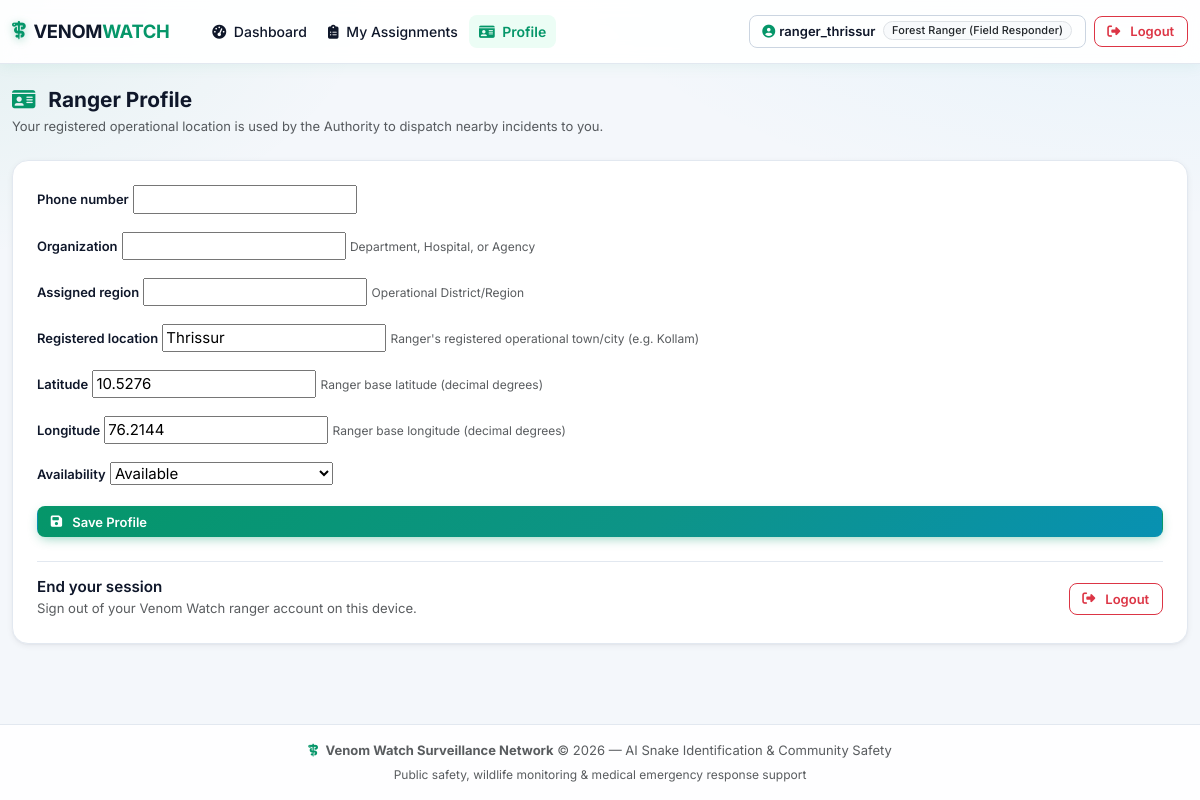
The app's page /ranger/profile/ (signed in) with its own data.
### accounts/models.py (models this page shows, shortened)
class UserProfile(models.Model):
    ROLE_CITIZEN = 'citizen'
    ROLE_RANGER = 'ranger'
    ROLE_AUTHORITY = 'authority'
    ROLE_ADMIN = 'admin'
    ROLE_CHOICES = [
        (ROLE_CITIZEN, 'Citizen / General Public'),
        (ROLE_RANGER, 'Forest Ranger (Field Responder)'),
        (ROLE_AUTHORITY, 'Authority Officer (Dispatch & Verification)'),
        (ROLE_ADMIN, 'Platform Administrator'),
    ]
    SELF_SERVICE_ROLES = [ROLE_CITIZEN]
    AVAILABILITY_AVAILABLE = 'AVAILABLE'
    AVAILABILITY_BUSY = 'BUSY'
    AVAILABILITY_OFFLINE = 'OFFLINE'
    AVAILABILITY_CHOICES = [
        (AVAILABILITY_AVAILABLE, 'Available'),
        (AVAILABILITY_BUSY, 'Busy (on active assignment)'),
        (AVAILABILITY_OFFLINE, 'Offline'),
    ]
    user = models.OneToOneField(User, on_delete=models.CASCADE, related_name='profile')
    role = models.CharField(max_length=20, choices=ROLE_CHOICES, default=ROLE_CITIZEN)
    full_name = models.CharField(max_length=150, blank=True, null=True,
                                 help_text="Full name as per official records")
    phone_number = models.CharField(max_length=20, blank=True, null=True)
    organization = models.CharField(max_length=100, blank=True, null=True, help_text="Department, Hospital, or Agency")
    assigned_region = models.CharField(max_length=100, blank=True, null=True, help_text="Operational District/Region")
    registered_location = models.CharField(max_length=150, blank=True, null=True,
                                           help_text="Ranger's registered operational town/city (e.g. Kollam)")
    latitude = models.FloatField(null=True, blank=True, help_text="Ranger base latitude (decimal degrees)")
    longitude = models.FloatField(null=True, blank=True, help_text="Ranger base longitude (decimal degrees)")
    availability = models.CharField(max_length=10, choices=AVAILABILITY_CHOICES,
                                    default=AVAILABILITY_AVAILABLE)
    @property
    def effective_role(self):
        if self.user.is_superuser:
            return self.ROLE_ADMIN
        return self.role
    @property
    def is_ranger(self):
        return self.effective_role == self.ROLE_RANGER
    @property
    def is_admin(self):
        return self.effective_role == self.ROLE_ADMIN
    @property
    def is_authority_officer(self):
        return self.effective_role == self.ROLE_AUTHORITY
    @property
    def is_authority(self):
        return self.is_admin or self.is_authority_officer

### ranger/views.py (the view)
# urls.py: path('profile/', views.ranger_profile_view, name='profile'),
@login_required
@ranger_required
@never_cache
def ranger_profile_view(request):
    profile = request.user.profile
    if request.method == 'POST':
        form = UserProfileForm(request.POST, instance=profile)
        if form.is_valid():
            form.save()
            messages.success(request, "Your ranger profile details have been updated.")
            return redirect('ranger:profile')
    else:
        form = UserProfileForm(instance=profile)
    return render(request, 'ranger/profile.html', {'form': form, 'profile': profile})

### accounts/forms.py (shortened to what this page needs)
class UserProfileForm(forms.ModelForm):
    phone_number = forms.CharField(max_length=20, required=False)
    class Meta:
        model = UserProfile
        fields = ['phone_number', 'organization', 'assigned_region',
                  'registered_location', 'latitude', 'longitude', 'availability']

### templates/ranger/profile.html (shortened to what this page needs)
{% extends 'base.html' %}
{% block content %}
<div class="container py-4" style="max-width: 640px;">
    <h2 class="fw-bold mb-1" style="font-size: 1.3rem; color: var(--text);">
        <i class="fa-solid fa-id-card me-2" style="color: var(--primary);"></i> Ranger Profile
    </h2>
    <p class="text-muted mb-4" style="font-size: 0.8125rem;">
        Your registered operational location is used by the Authority to dispatch nearby incidents to you.
    </p>
    <div class="card-clean p-4">
        <form method="post">
            {% for field in form %}
                <div class="mb-3">
                    <label class="form-label" for="{{ field.id_for_label }}">{{ field.label }}</label>
                    {{ field }}
                    {% if field.help_text %}<small class="form-text text-muted">{{ field.help_text }}</small>{% endif %}
                </div>
            {% endfor %}
            <button type="submit" class="btn btn-teal btn-sm w-100">
                <i class="fa-solid fa-floppy-disk me-1"></i> Save Profile
            </button>
        </form>
        <div class="mt-4 pt-3 border-top d-flex justify-content-between align-items-center flex-wrap gap-2">
            <div>
                <h6 class="fw-semibold mb-0" style="font-size: 0.95rem; color: var(--text);">End your session</h6>
                <small class="text-muted">Sign out of your Venom Watch ranger account on this device.</small>
            </div>
            <form method="post" action="{% url 'accounts:logout' %}">
                <button type="submit" class="btn btn-outline-danger btn-sm">
                    <i class="fa-solid fa-right-from-bracket me-1"></i> Logout
                </button>
            </form>
        </div>
    </div>
</div>
{% endblock %}

### templates/base.html (shortened to what this page needs)
{% load static %}
<!DOCTYPE html>
<html lang="en">
<head>
    <link href="https://cdn.jsdelivr.net/npm/bootstrap@5.3.2/dist/css/bootstrap.min.css" rel="stylesheet">
    <link rel="stylesheet" href="https://cdnjs.cloudflare.com/ajax/libs/font-awesome/6.4.2/css/all.min.css">
    <link rel="stylesheet" href="https://unpkg.com/leaflet@1.9.4/dist/leaflet.css" />
    <link rel="stylesheet" href="{% static 'css/style.css' %}">
</head>
<body>
    <nav class="navbar navbar-expand-lg navbar-venom sticky-top" id="mainNav">
        <div class="container">
            <a class="navbar-brand d-flex align-items-center gap-2"
               href="{% if user.is_authenticated and user.profile.is_ranger %}{% url 'ranger:dashboard' %}{% elif user.is_authenticated and user.profile.is_admin %}{% url 'dashboard:home' %}{% else %}{% url 'reports:list' %}{% endif %}">
                <i class="fa-solid fa-staff-snake" style="color: var(--primary); font-size: 1.15rem;"></i>
                <span style="font-weight: 700; letter-spacing: -0.3px;">VENOM<span style="color: var(--primary);">WATCH</span></span>
            </a>
            <div class="collapse navbar-collapse" id="venomNavbar">
                <ul class="navbar-nav me-auto mb-2 mb-lg-0 ms-lg-3">
                    {% if user.is_authenticated and user.profile.is_authority %}
                        <li class="nav-item">
                            <a class="nav-link {% if request.resolver_match.url_name == 'map' or request.resolver_match.url_name == 'surveillance' %}active{% endif %}"
                               href="{% url 'reports:map' %}">
                                <i class="fa-solid fa-map-location-dot me-1"></i> Map
                            </a>
                        </li>
                        <li class="nav-item">
                            <a class="nav-link {% if request.resolver_match.url_name == 'risk_zones' %}active{% endif %}"
                               href="{% url 'reports:risk_zones' %}">
                                <i class="fa-solid fa-shield-halved me-1"></i> Risk Zones
                            </a>
                        </li>
                        <li class="nav-item">
                            <a class="nav-link {% if request.resolver_match.app_name == 'ai' and request.resolver_match.url_name == 'wound_check' %}active{% endif %}"
                               href="{% url 'ai:wound_check' %}">
                                <i class="fa-solid fa-bandage me-1"></i> Wound Checker
                            </a>
                        </li>
                        <li class="nav-item">
                            <a class="nav-link fw-semibold text-danger {% if request.resolver_match.app_name == 'emergency' %}active{% endif %}"
                               href="{% url 'emergency:assistance' %}">
                                <i class="fa-solid fa-kit-medical me-1"></i> Emergency SOS
                            </a>
                        </li>
                        <li class="nav-item">
                            <a class="nav-link {% if request.resolver_match.url_name == 'profile' %}active{% endif %}"
                               href="{% url 'accounts:profile' %}">
                                <i class="fa-solid fa-id-card me-1"></i> Profile
                            </a>
                        </li>
                    {% elif user.is_authenticated and user.profile.is_ranger %}
                        <li class="nav-item">
                            <a class="nav-link {% if request.resolver_match.url_name == 'dashboard' %}active{% endif %}"
                               href="{% url 'ranger:dashboard' %}">
                                <i class="fa-solid fa-gauge-high me-1"></i> Dashboard
                            </a>
                        </li>
                        <li class="nav-item">
                            <a class="nav-link {% if 'assignments' in request.path %}active{% endif %}"
                               href="{% url 'ranger:assignments' %}">
                                <i class="fa-solid fa-clipboard-list me-1"></i> My Assignments
                            </a>
                        </li>
                        <li class="nav-item">
                            <a class="nav-link {% if request.resolver_match.url_name == 'profile' %}active{% endif %}"
                               href="{% url 'ranger:profile' %}">
                                <i class="fa-solid fa-id-card me-1"></i> Profile
                            </a>
                        </li>
                    {% endif %}
                </ul>
                <div class="d-flex align-items-center gap-2">
                    {% if user.is_authenticated %}
                        <a href="{% if user.profile.is_ranger %}{% url 'ranger:profile' %}{% else %}{% url 'accounts:profile' %}{% endif %}"
                           class="btn btn-outline-secondary btn-sm d-flex align-items-center gap-1 text-decoration-none"
                           title="View your profile">
                            <i class="fa-solid fa-circle-user" style="color: var(--primary);"></i>
                            <span>{{ user.username }}</span>
                            {% if user.profile.role %}
                                <span class="badge bg-light text-dark border ms-1"
                                      style="font-weight: 500; font-size: 0.68rem;">{{ user.profile.get_role_display }}</span>
                            {% endif %}
                        </a>
                    {% else %}
                        <a href="{% url 'accounts:login' %}" class="btn btn-outline-secondary btn-sm">Login</a>
                        <a href="{% url 'accounts:register' %}" class="btn btn-teal btn-sm">Register</a>
                    {% endif %}
                </div>
                {% if user.is_authenticated %}
                <form method="post" action="{% url 'accounts:logout' %}" class="d-inline ms-2">
                    <button type="submit" class="btn btn-outline-danger btn-sm" title="End your session and log out">
                        <i class="fa-solid fa-right-from-bracket me-1"></i>Logout
                    </button>
                </form>
                {% endif %}
            </div>
        </div>
    </nav>
    <main class="flex-grow-1">
        {% block content %}{% endblock %}
    </main>
    <footer class="py-3 mt-4 text-center border-top">
        <div class="container">
            <p class="mb-1 text-muted" style="font-size: 0.8125rem;">
                <i class="fa-solid fa-staff-snake me-1" style="color: var(--primary);"></i>
                <strong style="color: var(--text-secondary);">Venom Watch Surveillance Network</strong>
                &copy; 2026 &mdash; AI Snake Identification & Community Safety
            </p>
            <small class="text-muted" style="font-size: 0.75rem;">
                Public safety, wildlife monitoring & medical emergency response support
            </small>
        </div>
    </footer>
</body>
</html>

### records on screen
UserProfile: form "Thrissur" "10.5276" "76.2144" "Available"

### other values on screen
{{ user.username }} "ranger_thrissur"
{{ user.profile.get_role_display }} "Forest Ranger (Field Responder)"
{{ field.label }} "Phone number" "Organization" "Assigned region" "Registered location" "Latitude" "Longitude" "Availability"
{{ field.help_text }} "Department, Hospital, or Agency" "Operational District/Region" "Ranger's registered operational town/city (e.g. Kollam)" "Ranger base latitude (decimal degrees)" "Ranger base longitude (decimal degrees)"
